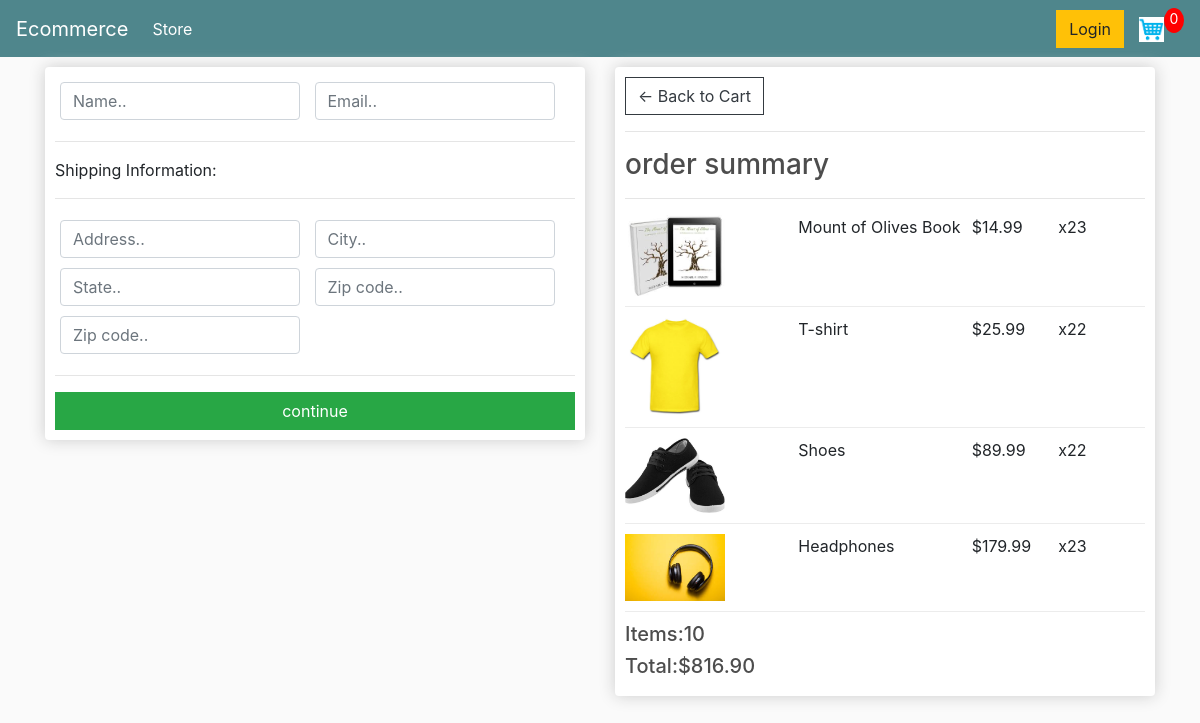
Screenshot of /checkout/ (signed in) with the database file from the repository.
### store/models.py (models this page shows, shortened)
class OrderItem(models.Model):
    product = models.ForeignKey(Product, on_delete=models.SET_NULL, blank=True, null=True)
    order = models.ForeignKey(Order, on_delete=models.SET_NULL, blank=True, null=True)
    quantity = models.IntegerField(default=0, null=True, blank=True)
    date_added = models.DateTimeField(auto_now_add=True)
    @property
    def get_total(self):
        total = self.product.price * self.quantity
        return total

class Product(models.Model):
    name = models.CharField(max_length=200, null=True)
    price = models.FloatField()
    Digital = models.BooleanField(default=False, null=True)
    image = models.ImageField(null=True)
    @property
    def imageURL(self):
        try:
            url = self.image.url
        except:
            url = ''
        return url

class Order(models.Model):
    customer = models.ForeignKey(Customer, on_delete=models.SET_NULL, blank=True, null=True)
    date_ordered = models.DateTimeField(auto_now_add=True)
    complete = models.BooleanField(default=False, null=False)
    transaction_id = models.CharField(max_length=200, null=True)
    @property
    def get_cart_total(self):
        orderitems = self.orderitem_set.all()
        total = sum([item.get_total for item in orderitems])
        return total
    @property
    def get_cart_items(self):
        orderitems = self.orderitem_set.all()
        total = sum([item.quantity for item in orderitems])
        return total

### store/views.py (the view)
# urls.py: path('checkout/', views.checkout, name="checkout"),
def checkout(request):
    if request.user.is_authenticated:
        customer = request.user.customer
        order, created = Order.objects.get_or_create(customer=customer, complete=False)
        items = order.orderitem_set.all()
    else:
        items = []
        order = {'get_cart_total':0, 'get_cart_items':0}
    context = {'items':items, 'order':order}
    return render(request, 'store/checkout.html', context)

### store/templates/store/checkout.html (shortened to what this page needs)
{% extends 'store/main.html' %}
{% load static %}
{% block content %}
<div class="row">
    <div class="col-lg-6">
        <div class="box-element" id="form-wrapper">
            <form id="form">
                <div id="user-info">
                    <div class="form-field">
                        <input required class="form-control" type="text" name="name" placeholder="Name..">
                    </div>
                    <div class="form-field">
                        <input required class="form-control" type="email" name="email" placeholder="Email..">
                    </div>
                </div>
                <div id="shipping-info">
                    <hr>
                    <p>Shipping Information:</p>
                    <hr>
                    <div class="form-field">
                        <input class="form-control" type="text" name="address" placeholder="Address..">
                    </div>
                    <div class="form-field">
                        <input class="form-control" type="text" name="city" placeholder="City..">
                    </div>
                    <div class="form-field">
                        <input class="form-control" type="text" name="state" placeholder="State..">
                    </div>
                    <div class="form-field">
                        <input class="form-control" type="text" name="zipcode" placeholder="Zip code..">
                    </div>
                    <div class="form-field">
                        <input class="form-control" type="text" name="country" placeholder="Zip code..">
                    </div>
                </div>
                <hr>
                <input id="form-button" class="btn btn-success btn-block" type="submit" value="continue">
            </form>
        </div>
        <br>
    </div>
    <div class="col-lg-6">
        <div class="box-element">
            <a  class="btn btn-outline-dark" href="{% url 'cart' %}">&#x2190; Back to Cart</a>
            <hr>
            <h3>order summary</h3>
            <hr>
            {% for item in items %}
            <div class="cart-row">
                <div style="flex:2"><img class="row-image" src="{{item.product.imageURL}}"></div>
                <div style="flex:2"><p>{{item.product.name}}</p></div>
                <div style="flex:1"><p>${{item.product.price}}</p></div>
                <div style="flex:1"><p>x2{{item.quantity}}</p></div>
            </div>
            {% endfor %}
            <h5>Items:{{order.get_cart_items}}</h5>
            <h5>Total:${{order.get_cart_total|floatformat:2}}</h5>
        </div>
    </div>
</div>
{% endblock content %}

### static/css/main.css (style rules this page uses)
body { background-color: hsl(0, 0%, 98%); }
h1,h2,h3,h4,h5,h6 { color:hsl(0, 0%, 30%); }
.box-element { box-shadow:hsl(0, 0%, 80%) 0 0 16px; background-color: #fff; border-radius: 4px; padding: 10px; }
.col-lg-4, .col-lg-6, .col-lg-8, .col-lg-12 { margin-top: 10px; }
.btn { border-radius: 0; }
.row-image { width: 100px; }
.form-field { width:250px; display: inline-block; padding: 5px; }
.cart-row { display: flex; align-items: flex-stretch; padding-bottom: 10px; margin-bottom: 10px; border-bottom: 1px solid #ececec; }

### rows the page displays
OrderItem: product.imageURL (picture), product.name "Mount of Olives Book", product.price "14.99", quantity "3"
OrderItem: product.imageURL (picture), product.name "T-shirt", product.price "25.99", quantity "2"
OrderItem: product.imageURL (picture), product.name "Shoes", product.price "89.99", quantity "2"
OrderItem: product.imageURL (picture), product.name "Headphones", product.price "179.99", quantity "3"
Order: get_cart_items "10", get_cart_total "816.90"
